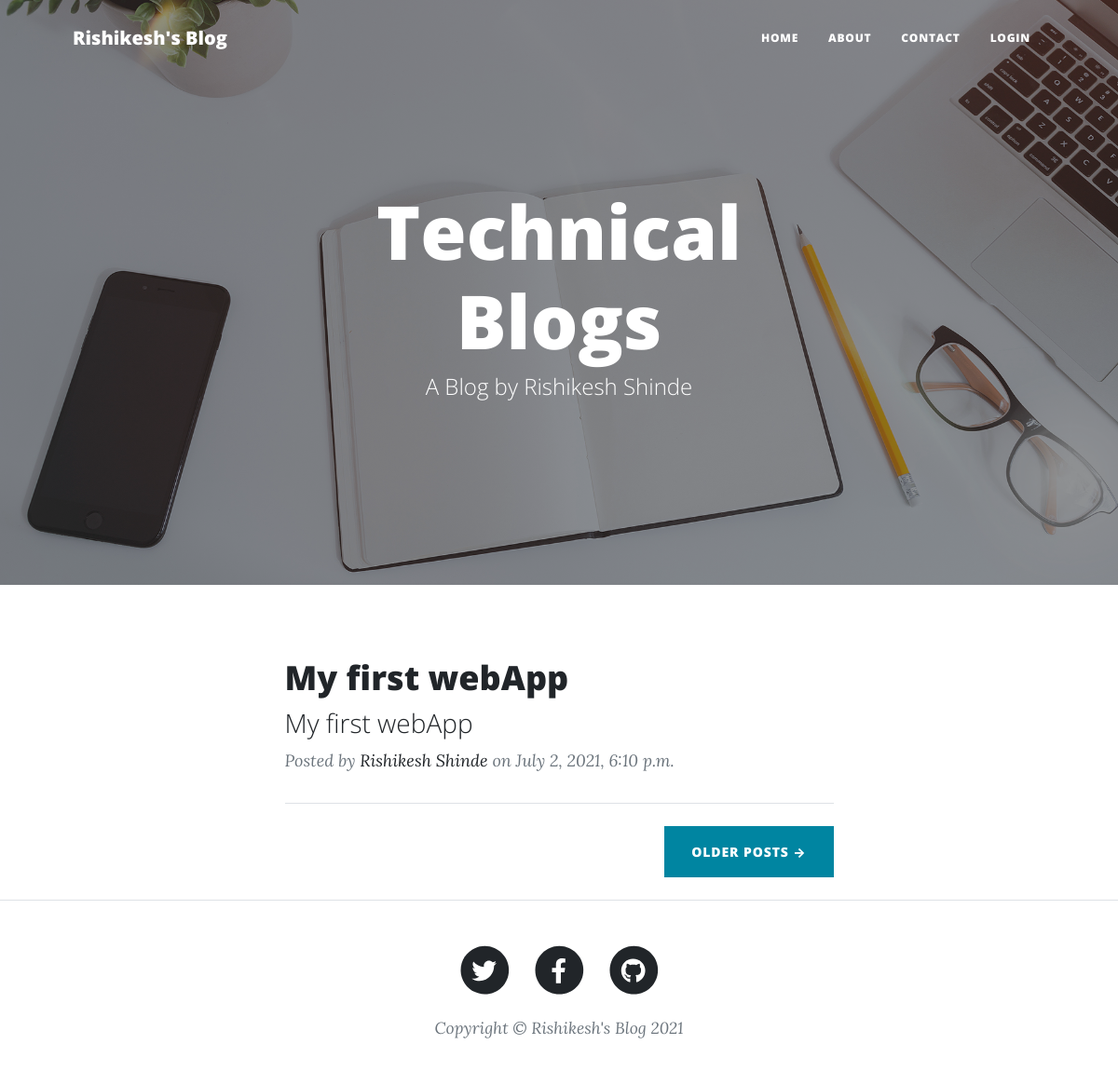
The app's page /, older data.
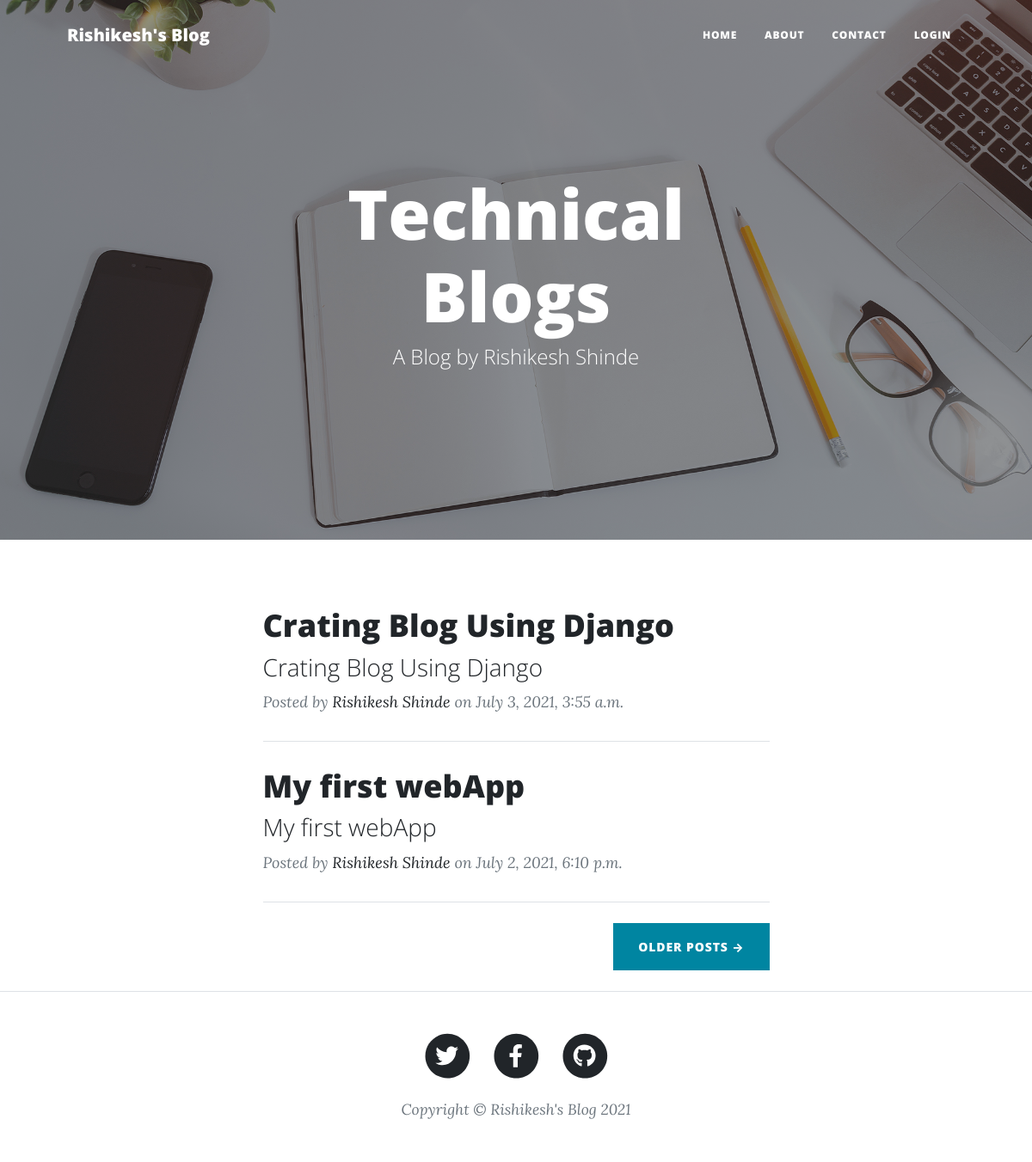
The same page, newer data.
### blogpost/models.py (models this page shows, shortened)
class Post(models.Model):
    title = models.CharField(max_length=200, unique=True)
    slug = models.SlugField(max_length=200, unique=True)
    author = models.ForeignKey(User, on_delete= models.CASCADE,related_name='blog_posts')
    updated_on = models.DateTimeField(auto_now= True)
    content = models.TextField()
    url_field = models.URLField(max_length=300, default='URLInput', blank=True)
    created_on = models.DateTimeField(auto_now_add=True)
    status = models.IntegerField(choices=STATUS, default=0)
    class Meta:
        ordering = ['-created_on']

### blogpost/views.py (the view)
# urls.py: path('', views.index, name='index'),
def index(request):
    post = Post.objects.all()
    return render(request,"index.html",{'post':post})

### templates/index.html
{% extends 'base.html' %}
{% block content %}
<header
  class="masthead"
  style="background-image: url('/blog/static/assets/img/home-bg.jpg')"
>
  <div class="container position-relative px-4 px-lg-5">
    <div class="row gx-4 gx-lg-5 justify-content-center">
      <div class="col-md-10 col-lg-8 col-xl-7">
        <div class="site-heading">
          <h1>Technical Blogs</h1>
          <span class="subheading">A Blog by Rishikesh Shinde</span>
        </div>
      </div>
    </div>
  </div>
</header>
<div class="container px-4 px-lg-5">
  <div class="row gx-4 gx-lg-5 justify-content-center">
    <div class="col-md-10 col-lg-8 col-xl-7">
      {% for post in post %}
      <div class="post-preview">
        <a href="posts/ {{ post.id}} ">
          <h2 class="post-title">{{post.title}}</h2>
          <h3 class="post-subtitle">{{post.title}}</h3>
        </a>
        <p class="post-meta">
          Posted by
          <a href="{% url 'about'%}">Rishikesh Shinde</a>
          on {{post.created_on}}
        </p>
      </div>
      <hr class="my-4" />
      {% endfor %}
      <div class="d-flex justify-content-end mb-4">
        <a class="btn btn-primary text-uppercase" href="#!">Older Posts →</a>
      </div>
    </div>
  </div>
</div>
{% endblock %}

### templates/base.html (shortened to what this page needs)
{% load static %}
<!DOCTYPE html>
<html lang="en">
  <head>
    <link href="{% static 'css/styles.css' %}" rel="stylesheet" />
  </head>
  <body>
    <nav class="navbar navbar-expand-lg navbar-light" id="mainNav">
      <div class="container px-4 px-lg-5">
        <a class="navbar-brand" href="{% url 'index'%}">Rishikesh's Blog</a>
        <div class="collapse navbar-collapse" id="navbarResponsive">
          <ul class="navbar-nav ms-auto py-4 py-lg-0">
            <li class="nav-item">
              <a class="nav-link px-lg-3 py-3 py-lg-4" href="{% url 'index'%}"
                >Home</a
              >
            </li>
            <li class="nav-item">
              <a class="nav-link px-lg-3 py-3 py-lg-4" href="{% url 'about'%}"
                >About</a
              >
            </li>
            <li class="nav-item">
              <a class="nav-link px-lg-3 py-3 py-lg-4" href="{% url 'contact'%}"
                >Contact</a
              >
            </li>
            {% if user.is_authenticated %}
            <li class="nav-item">
              <a class="nav-link px-lg-3 py-3 py-lg-4" href="{% url 'logout'%}"
                >Logout</a
              >
            </li>
            {% else %}
            <li class="nav-item">
              <a class="nav-link px-lg-3 py-3 py-lg-4" href="{% url 'login'%}"
                >Login</a
              >
            </li>
            {% endif %}
          </ul>
        </div>
      </div>
    </nav>
    <div class="wrapper">{% block content %} {% endblock %}</div>
    <footer class="border-top">
      <div class="container px-4 px-lg-5">
        <div class="row gx-4 gx-lg-5 justify-content-center">
          <div class="col-md-10 col-lg-8 col-xl-7">
            <ul class="list-inline text-center">
              <li class="list-inline-item">
                <a href="#!">
                  <span class="fa-stack fa-lg">
                    <i class="fas fa-circle fa-stack-2x"></i>
                    <i class="fab fa-twitter fa-stack-1x fa-inverse"></i>
                  </span>
                </a>
              </li>
              <li class="list-inline-item">
                <a href="#!">
                  <span class="fa-stack fa-lg">
                    <i class="fas fa-circle fa-stack-2x"></i>
                    <i class="fab fa-facebook-f fa-stack-1x fa-inverse"></i>
                  </span>
                </a>
              </li>
              <li class="list-inline-item">
                <a href="#!">
                  <span class="fa-stack fa-lg">
                    <i class="fas fa-circle fa-stack-2x"></i>
                    <i class="fab fa-github fa-stack-1x fa-inverse"></i>
                  </span>
                </a>
              </li>
            </ul>
            <div class="small text-center text-muted fst-italic">
              Copyright &copy; Rishikesh's Blog 2021
            </div>
          </div>
        </div>
      </div>
    </footer>
  </body>
</html>

Row changes from the older to the newer data that the page shows:
added Post: title "Crating Blog Using Django", created_on "July 3, 2021, 3:55 a.m."
